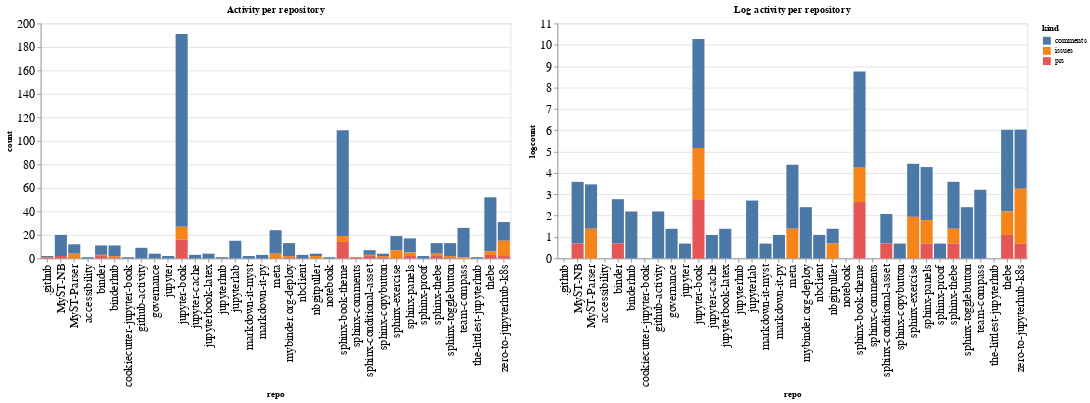

This figure's notebook cell:
### Code cell
ch1 = alt.Chart(repo_summaries, width=600, title="Activity per repository").mark_bar().encode(
    x='repo',
    y='count',
    color='kind',
    tooltip="kind"
)

ch2 = alt.Chart(repo_summaries, width=600, title="Log activity per repository").mark_bar().encode(
    x='repo',
    y='logcount',
    color='kind',
    tooltip="kind"
)

ch1 | ch2

### Figure 1 — Vega-Lite specification as saved in the notebook (floating-point values rounded to 4 significant figures)
{"config": {"axisLeft": {"labelFontSize": 15}, "axisBottom": {"labelFontSize": 15}}, "hconcat": [{"mark": "bar", "encoding": {"color": {"type": "nominal", "field": "kind"}, "tooltip": {"type": "nominal", "field": "kind"}, "x": {"type": "nominal", "field": "repo"}, "y": {"type": "quantitative", "field": "count"}}, "title": "Activity per repository", "width": 600}, {"mark": "bar", "encoding": {"color": {"type": "nominal", "field": "kind"}, "tooltip": {"type": "nominal", "field": "kind"}, "x": {"type": "nominal", "field": "repo"}, "y": {"type": "quantitative", "field": "logcount"}}, "title": "Log activity per repository", "width": 600}], "data": {"name": "data-39d4c94bb907ea843e787bc91225cf8a"}, "$schema": "https://vega.github.io/schema/vega-lite/v4.8.1.json", "datasets": {"data-39d4c94bb907ea843e787bc91225cf8a": [{"repo": ".github", "kind": "comments", "count": 1, "logcount": 0.0}, {"repo": ".github", "kind": "prs", "count": 1, "logcount": 0.0}, {"repo": "MyST-NB", "kind": "comments", "count": 18, "logcount": 2.89}, {"repo": "MyST-NB", "kind": "prs", "count": 2, "logcount": 0.6931}, {"repo": "MyST-Parser", "kind": "comments", "count": 8, "logcount": 2.079}, {"repo": "MyST-Parser", "kind": "issues", "count": 4, "logcount": 1.386}, {"repo": "accessibility", "kind": "comments", "count": 1, "logcount": 0.0}, {"repo": "binder", "kind": "comments", "count": 8, "logcount": 2.079}, {"repo": "binder", "kind": "issues", "count": 1, "logcount": 0.0}, {"repo": "binder", "kind": "prs", "count": 2, "logcount": 0.6931}, {"repo": "binderhub", "kind": "comments", "count": 9, "logcount": 2.197}, {"repo": "binderhub", "kind": "issues", "count": 1, "logcount": 0.0}, {"repo": "binderhub", "kind": "prs", "count": 1, "logcount": 0.0}, {"repo": "cookiecutter-jupyter-book", "kind": "comments", "count": 1, "logcount": 0.0}, {"repo": "github-activity", "kind": "comments", "count": 9, "logcount": 2.197}, {"repo": "governance", "kind": "comments", "count": 4, "logcount": 1.386}, {"repo": "jupyter", "kind": "comments", "count": 2, "logcount": 0.6931}, {"repo": "jupyter-book", "kind": "comments", "count": 164, "logcount": 5.1}, {"repo": "jupyter-book", "kind": "issues", "count": 11, "logcount": 2.398}, {"repo": "jupyter-book", "kind": "prs", "count": 16, "logcount": 2.773}, {"repo": "jupyter-cache", "kind": "comments", "count": 3, "logcount": 1.099}, {"repo": "jupyterbook-latex", "kind": "comments", "count": 4, "logcount": 1.386}, {"repo": "jupyterhub", "kind": "comments", "count": 1, "logcount": 0.0}, {"repo": "jupyterlab", "kind": "comments", "count": 15, "logcount": 2.708}, {"repo": "markdown-it-myst", "kind": "comments", "count": 2, "logcount": 0.6931}, {"repo": "markdown-it-py", "kind": "comments", "count": 3, "logcount": 1.099}, {"repo": "meta", "kind": "comments", "count": 20, "logcount": 2.996}, {"repo": "meta", "kind": "issues", "count": 4, "logcount": 1.386}, {"repo": "mybinder.org-deploy", "kind": "comments", "count": 11, "logcount": 2.398}, {"repo": "mybinder.org-deploy", "kind": "issues", "count": 1, "logcount": 0.0}, {"repo": "mybinder.org-deploy", "kind": "prs", "count": 1, "logcount": 0.0}, {"repo": "nbclient", "kind": "comments", "count": 3, "logcount": 1.099}, {"repo": "nbgitpuller", "kind": "comments", "count": 2, "logcount": 0.6931}, {"repo": "nbgitpuller", "kind": "issues", "count": 2, "logcount": 0.6931}, {"repo": "notebook", "kind": "comments", "count": 1, "logcount": 0.0}, {"repo": "sphinx-book-theme", "kind": "comments", "count": 90, "logcount": 4.5}, {"repo": "sphinx-book-theme", "kind": "issues", "count": 5, "logcount": 1.609}, {"repo": "sphinx-book-theme", "kind": "prs", "count": 14, "logcount": 2.639}, {"repo": "sphinx-comments", "kind": "prs", "count": 1, "logcount": 0.0}, {"repo": "sphinx-conditional-asset", "kind": "comments", "count": 4, "logcount": 1.386}, {"repo": "sphinx-conditional-asset", "kind": "issues", "count": 1, "logcount": 0.0}, {"repo": "sphinx-conditional-asset", "kind": "prs", "count": 2, "logcount": 0.6931}, {"repo": "sphinx-copybutton", "kind": "comments", "count": 2, "logcount": 0.6931}, {"repo": "sphinx-copybutton", "kind": "issues", "count": 1, "logcount": 0.0}, {"repo": "sphinx-copybutton", "kind": "prs", "count": 1, "logcount": 0.0}, {"repo": "sphinx-exercise", "kind": "comments", "count": 12, "logcount": 2.485}, {"repo": "sphinx-exercise", "kind": "issues", "count": 7, "logcount": 1.946}, {"repo": "sphinx-panels", "kind": "comments", "count": 12, "logcount": 2.485}, {"repo": "sphinx-panels", "kind": "issues", "count": 3, "logcount": 1.099}, {"repo": "sphinx-panels", "kind": "prs", "count": 2, "logcount": 0.6931}, {"repo": "sphinx-proof", "kind": "comments", "count": 2, "logcount": 0.6931}, {"repo": "sphinx-thebe", "kind": "comments", "count": 9, "logcount": 2.197}, {"repo": "sphinx-thebe", "kind": "issues", "count": 2, "logcount": 0.6931}, {"repo": "sphinx-thebe", "kind": "prs", "count": 2, "logcount": 0.6931}, {"repo": "sphinx-togglebutton", "kind": "comments", "count": 11, "logcount": 2.398}, {"repo": "sphinx-togglebutton", "kind": "issues", "count": 1, "logcount": 0.0}, {"repo": "sphinx-togglebutton", "kind": "prs", "count": 1, "logcount": 0.0}, {"repo": "team-compass", "kind": "comments", "count": 25, "logcount": 3.219}, {"repo": "team-compass", "kind": "issues", "count": 1, "logcount": 0.0}, {"repo": "the-littlest-jupyterhub", "kind": "comments", "count": 1, "logcount": 0.0}, {"repo": "thebe", "kind": "comments", "count": 46, "logcount": 3.829}, {"repo": "thebe", "kind": "issues", "count": 3, "logcount": 1.099}, {"repo": "thebe", "kind": "prs", "count": 3, "logcount": 1.099}, {"repo": "zero-to-jupyterhub-k8s", "kind": "comments", "count": 16, "logcount": 2.773}, {"repo": "zero-to-jupyterhub-k8s", "kind": "issues", "count": 13, "logcount": 2.565}, {"repo": "zero-to-jupyterhub-k8s", "kind": "prs", "count": 2, "logcount": 0.6931}]}}
